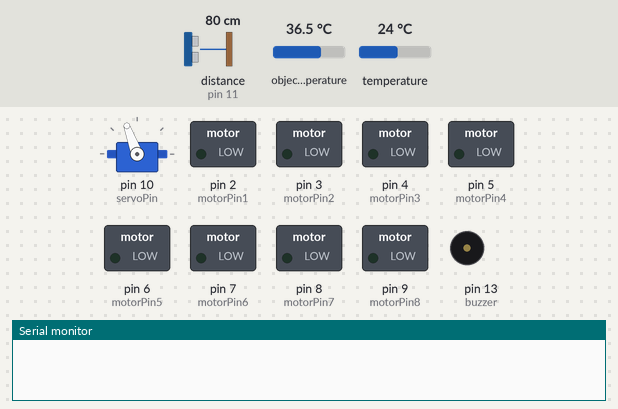
The sketch below on a simulated Arduino Uno, built with avr-gcc and run on an emulated ATmega328P. On the bench: servo, switched loads named in the sketch (green lamp = pin HIGH), buzzer (waves = sounding, pin HIGH), the last lines printed to the serial monitor. Wiring (inferred from the names in the program): ultrasonic range finder: trigger pin 12; echo pin 11. The test bench sets the inputs (shaded band); at power-on: distance to the obstacle (sensor on pin 11) 80 cm, temperature 24 °C, object temperature 36.5 °C. The echo pulse lasts 58.3 µs per cm; pins used as bus, display or sensor lines are not drawn.

Above: at 2.4 s.
2.5 s: distance to the obstacle (sensor on pin 11) set to 17 cm
6.0 s: distance to the obstacle (sensor on pin 11) set to 14 cm
At 6.36 s:
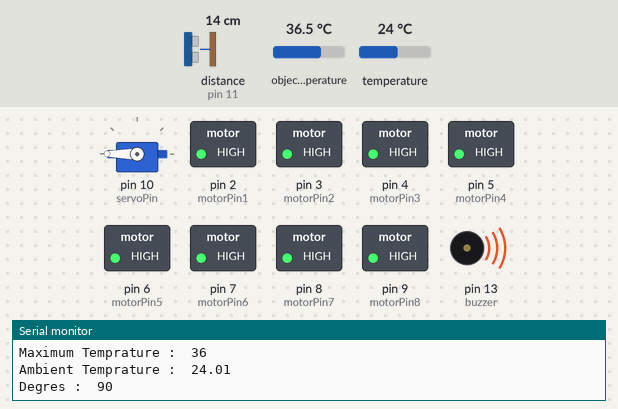
9.5 s: temperature set to 35.2 °C
17.9 s: temperature set to 36.3 °C
At 20.1 s:
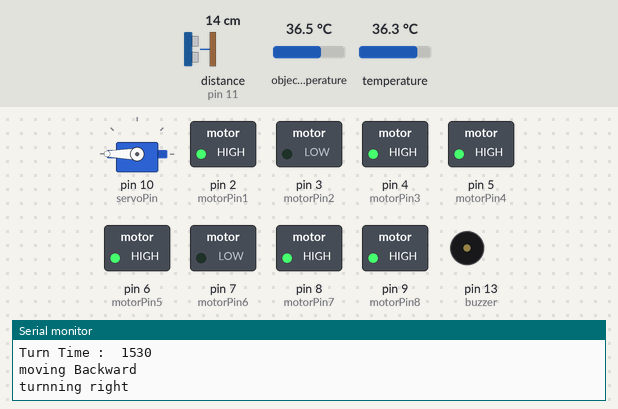
22.2 s: object temperature set to 37.3 °C
At 22.9 s:
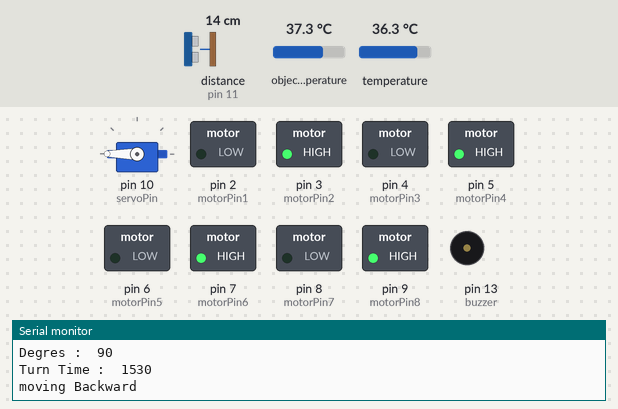
28.2 s: object temperature set to 20 °C
At 28.97 s:
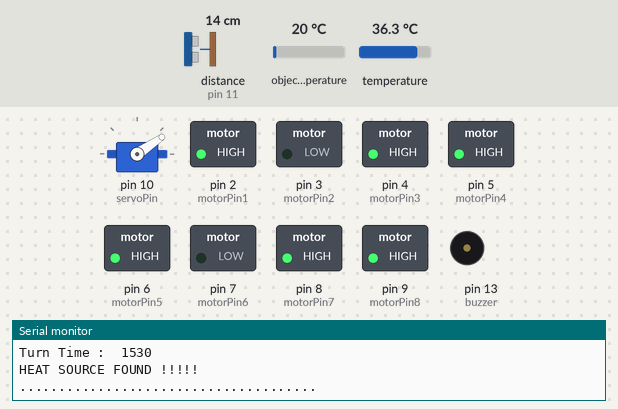
Timing chart, 0 to 32.7 s (numbered marks = the images above; inputs shaded):
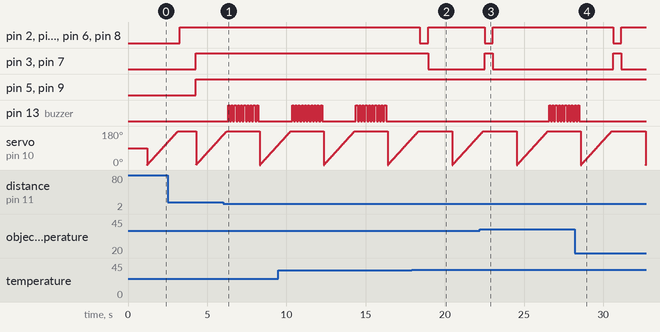

The sketch:

Heat_Robot.ino
```cpp
/*
 * Ambient temperature is the room temprature and the temprature of the
 * IR camera
 * Target Temprature is the temprature of the target/heat producing item infront of the
 * IR camera
 *
 * the motor turn right or left depending on the direction of the heat source
 * the direction of the heat source is calculated using the servo position as guide
 *
 * when no heat is found the motor move forward and turn 180 degres to search for heat
 *
 * when heat is found the motor move closer to the heat source
 *
 * when heat source is found using ultrasonic sensor to determine the distance
 * if the distance between the motor and heat source is 15cm the motor stops
 * and the buzzer is activated to notify that heat source is found
 *
 * when heat is not present and distance between motor and an obstacle is less than  15cm
 * motor reverse and turn right at 90 degres.
 */

#include <Servo.h>
#include <Wire.h>
#include <Adafruit_MLX90614.h>


#define I2C_ADDR 0x27
Adafruit_MLX90614 mlx = Adafruit_MLX90614();

//Front Right tire
const int motorPin1  = 2;
const int motorPin2  = 3;
//Front Left tire
const int motorPin3  = 4;
const int motorPin4  = 5;
//Back Right tire
const int motorPin5  = 6;
const int motorPin6  = 7;
//Back Left tire
const int motorPin7  = 8;
const int motorPin8  = 9;

//Ultrasonic
#define echopin  11 // echo pin
#define trigpin 12// Trigger pin
long duration, distance;

//Servo
int servoPin = 10;
Servo myservo;

//Buzzer
#define buzzer  13

  int Temp[181]; //record temprature array
  int x;
  int maxTemp; // position of maximum temp
  int pos;//position of servo
  int i;
  int degres;   // degre of heat source
  int turntime;
  int turn;
  int heat_distance;

void setup() {

    myservo.attach(servoPin);
    mlx.begin();
    digitalWrite(buzzer, HIGH);
    delay(500);
    digitalWrite(buzzer, LOW);
    delay(200);
    digitalWrite(buzzer, HIGH);
    delay(500);
    digitalWrite(buzzer, LOW);

    pinMode (echopin, INPUT);
    pinMode (trigpin, OUTPUT);

    pinMode(motorPin1, OUTPUT);
    pinMode(motorPin2, OUTPUT);
    pinMode(motorPin3, OUTPUT);
    pinMode(motorPin4, OUTPUT);
    pinMode(motorPin5, OUTPUT);
    pinMode(motorPin6, OUTPUT);
    pinMode(motorPin7, OUTPUT);
    pinMode(motorPin8, OUTPUT);
    pinMode(buzzer, OUTPUT);

    Serial.begin(9600);
}

 void Right(){
    digitalWrite(motorPin1, HIGH);
    digitalWrite(motorPin2, LOW);
    digitalWrite(motorPin3, HIGH);
    digitalWrite(motorPin4, HIGH);
    digitalWrite(motorPin5, HIGH);
    digitalWrite(motorPin6, LOW);
    digitalWrite(motorPin7, HIGH);
    digitalWrite(motorPin8, HIGH);
    Serial.println("turnning right");


  }

  void Left(){
    digitalWrite(motorPin1, HIGH);
    digitalWrite(motorPin2, HIGH);
    digitalWrite(motorPin3, HIGH);
    digitalWrite(motorPin4, LOW);
    digitalWrite(motorPin5, HIGH);
    digitalWrite(motorPin6, HIGH);
    digitalWrite(motorPin7, HIGH);
    digitalWrite(motorPin8, LOW);
    Serial.println("turnning left");
  }

  void Forward(){
    digitalWrite(motorPin1, HIGH);
    digitalWrite(motorPin2, LOW);
    digitalWrite(motorPin3, HIGH);
    digitalWrite(motorPin4, LOW);
    digitalWrite(motorPin5, HIGH);
    digitalWrite(motorPin6, LOW);
    digitalWrite(motorPin7, HIGH);
    digitalWrite(motorPin8, LOW);
    Serial.println("moving forward");
  }

  void Backward(){
    digitalWrite(motorPin1, LOW);
    digitalWrite(motorPin2, HIGH);
    digitalWrite(motorPin3, LOW);
    digitalWrite(motorPin4, HIGH);
    digitalWrite(motorPin5, LOW);
    digitalWrite(motorPin6, HIGH);
    digitalWrite(motorPin7, LOW);
    digitalWrite(motorPin8, HIGH);
    Serial.println("moving Backward");
  }
  void Stop(){
    digitalWrite(motorPin1, HIGH);
    digitalWrite(motorPin2, HIGH);
    digitalWrite(motorPin3, HIGH);
    digitalWrite(motorPin4, HIGH);
    digitalWrite(motorPin5, HIGH);
    digitalWrite(motorPin6, HIGH);
    digitalWrite(motorPin7, HIGH);
    digitalWrite(motorPin8, HIGH);
    Serial.println("moving STOP!!!!!");

  }

  void ultrasonic(){
    digitalWrite(trigpin,LOW);
    delayMicroseconds(2);
    digitalWrite(trigpin,HIGH);
    delayMicroseconds(10);
    digitalWrite(trigpin, LOW);
    duration=pulseIn (echopin,HIGH);
    distance= duration*0.034/2;
    Serial.print("distance :  ");
    Serial.println(distance);
  }

  void buzz(){
    digitalWrite(buzzer, HIGH);
    delay(100);
    digitalWrite(buzzer, LOW);
    delay(100);
    digitalWrite(buzzer, HIGH);
    delay(100);
    digitalWrite(buzzer, LOW);
    delay(100);
    digitalWrite(buzzer, HIGH);
    delay(100);
    digitalWrite(buzzer, LOW);
    delay(100);
    digitalWrite(buzzer, HIGH);
    delay(100);
    digitalWrite(buzzer, LOW);
    delay(100);
    digitalWrite(buzzer, HIGH);
    delay(100);
    digitalWrite(buzzer, LOW);
    delay(100);
    digitalWrite(buzzer, HIGH);
    delay(100);
    digitalWrite(buzzer, LOW);
    delay(100);
    digitalWrite(buzzer, HIGH);
    delay(100);
    digitalWrite(buzzer, LOW);
    delay(100);
    digitalWrite(buzzer, HIGH);
    delay(100);
    digitalWrite(buzzer, LOW);
    delay(100);
    digitalWrite(buzzer, HIGH);
    delay(100);
    digitalWrite(buzzer, LOW);
    delay(100);
    digitalWrite(buzzer, HIGH);
    delay(100);
    digitalWrite(buzzer, LOW);
    delay(100);
    Serial.println("HEAT SOURCE FOUND !!!!!");
  }

void loop() {
int pos = 0; //position of servo
int i = 0;
turn = 0;
maxTemp = 0; //position of maximum temp


  for(pos = 0; pos <= 180; pos++){
    myservo.write(pos);
    Temp[pos] = mlx.readObjectTempC();
    delay(10);
//    Serial.print("position :  ");
//    Serial.println(pos);
//    Serial.print("Temprature :  ");
//    Serial.println(Temp[pos]);
 }
  for(i = 0; i < 181; i++){
    if(Temp[1] > Temp[maxTemp]){
      maxTemp = i;
    }
  }
  ultrasonic(); // read distance
  Serial.print("Maximum heat position :  ");
    Serial.println(maxTemp);
    Serial.print("Maximum Temprature :  ");
    Serial.println(Temp[maxTemp]);
    Serial.print("Ambient Temprature :  ");
    Serial.println(mlx.readAmbientTempC());


    degres = 90 - maxTemp; //calculate the source of the heat in degres along
  turntime = 17 * degres;// along with the position of servo

  if(turntime < 0){
    turntime = turntime * 1;
  }
  Serial.print("Degres :  ");
  Serial.println(degres);
  Serial.print("Turn Time :  ");
  Serial.println(turntime);


  if(Temp[maxTemp] > mlx.readAmbientTempC() && distance >= 15){

    Serial.print("distance from heat source :  ");
  Serial.println(distance + 10);

     if(degres < -30){ // if the heat source is -VE meaan heat is coming from left
    Left();
    delay(turntime);
    Stop();
  }else if(degres < 60 && degres > 0 ){// if the heat source is +VE meaan heat is coming from Right
    Right();
    delay(turntime);
    Stop();
  }else{
    Forward();
    delay(1000);
    Stop();
  }
  }

  if(Temp[maxTemp] > mlx.readAmbientTempC() && distance < 15){
    buzz();
  }

  if(Temp[maxTemp] < mlx.readAmbientTempC() && distance > 15){
    Forward();
    delay(500);
    Right();
    delay(180 * 17);
    Stop();
  }else if(Temp[maxTemp] < mlx.readAmbientTempC() && distance < 15){
    Backward();
    delay(500);
    Right();
    delay(17*90);
  }

  Serial.println("......................................");

}
```

movement.ino
```cpp
// void Right(){
//    digitalWrite(motorPin1, HIGH);
//    digitalWrite(motorPin2, LOW);
//    digitalWrite(motorPin3, HIGH);
//    digitalWrite(motorPin4, HIGH);
//    digitalWrite(motorPin5, HIGH);
//    digitalWrite(motorPin6, LOW);
//    digitalWrite(motorPin7, HIGH);
//    digitalWrite(motorPin8, HIGH);
//    Serial.println("turnning right");
//  }
//
//  void Left(){
//    digitalWrite(motorPin1, HIGH);
//    digitalWrite(motorPin2, HIGH);
//    digitalWrite(motorPin3, HIGH);
//    digitalWrite(motorPin4, LOW);
//    digitalWrite(motorPin5, HIGH);
//    digitalWrite(motorPin6, HIGH);
//    digitalWrite(motorPin7, HIGH);
//    digitalWrite(motorPin8, LOW);
//    Serial.println("turnning left");
//  }
//
//  void Forward(){
//    digitalWrite(motorPin1, HIGH);
//    digitalWrite(motorPin2, LOW);
//    digitalWrite(motorPin3, HIGH);
//    digitalWrite(motorPin4, LOW);
//    digitalWrite(motorPin5, HIGH);
//    digitalWrite(motorPin6, LOW);
//    digitalWrite(motorPin7, HIGH);
//    digitalWrite(motorPin8, LOW);
//    Serial.println("moving forward");
//  }
//
//  void Backward(){
//    digitalWrite(motorPin1, LOW);
//    digitalWrite(motorPin2, HIGH);
//    digitalWrite(motorPin3, LOW);
//    digitalWrite(motorPin4, HIGH);
//    digitalWrite(motorPin5, LOW);
//    digitalWrite(motorPin6, HIGH);
//    digitalWrite(motorPin7, LOW);
//    digitalWrite(motorPin8, HIGH);
//    Serial.println("moving forward");
//  }
//  void Stop(){
//    digitalWrite(motorPin1, HIGH);
//    digitalWrite(motorPin2, HIGH);
//    digitalWrite(motorPin3, HIGH);
//    digitalWrite(motorPin4, HIGH);
//    digitalWrite(motorPin5, HIGH);
//    digitalWrite(motorPin6, HIGH);
//    digitalWrite(motorPin7, HIGH);
//    digitalWrite(motorPin8, HIGH);
//    Serial.println("moving STOP!!!!!");
//
//  }


// Serial.println(mlx.readAmbientTempC());
// Serial.println(mlx.readObjectTempC());
```

ultralsonic.ino
```cpp

```

Measured:
- the behaviour switches between 16 and 15 cm on distance to the obstacle (sensor on pin 11) (found by bisection; images 0 and 1)
- the behaviour switches between 35.9 and 36 °C on temperature (found by bisection; images 1 and 2)
- the behaviour switches between 36.9 and 37 °C on object temperature (found by bisection; images 2 and 3)
- after the input at 6.0 s, pin 3 (motorPin2), pin 5 (motorPin4), pin 7 (motorPin6), pin 9 (motorPin8): stays HIGH (without the input it goes to LOW after 0.35 s); pin 13 (buzzer): alternates HIGH for 0.10 s and LOW for 0.10 s, 20 changes in all, then stays LOW, starting after 0.32 s
- after the input at 17.9 s, pin 2 (motorPin1), pin 4 (motorPin3), pin 6 (motorPin5), pin 8 (motorPin7): HIGH → LOW after 0.53 s, → HIGH 0.51 s later; pin 3 (motorPin2), pin 7 (motorPin6): HIGH → LOW after 1.0 s; pin 13 (buzzer): stops changing and stays LOW
- after the input at 22.2 s, pin 2 (motorPin1), pin 4 (motorPin3), pin 6 (motorPin5), pin 8 (motorPin7): goes on until 23.0 s, then stays HIGH; pin 3 (motorPin2), pin 7 (motorPin6): goes on until 23.0 s, then stays LOW; pin 13 (buzzer): alternates HIGH for 0.10 s and LOW for 0.10 s, starting after 4.4 s
- after the input at 28.2 s, pin 2 (motorPin1), pin 4 (motorPin3), pin 6 (motorPin5), pin 8 (motorPin7): HIGH → LOW after 2.4 s, → HIGH 0.51 s later; pin 3 (motorPin2), pin 7 (motorPin6): LOW → HIGH after 2.4 s, → LOW 0.51 s later; pin 13 (buzzer): goes on until 28.5 s, then stays LOW
- by itself, servo on pin 10 (servoPin): ramps from 0° to 180° and jumps back, once every 4.0 s
